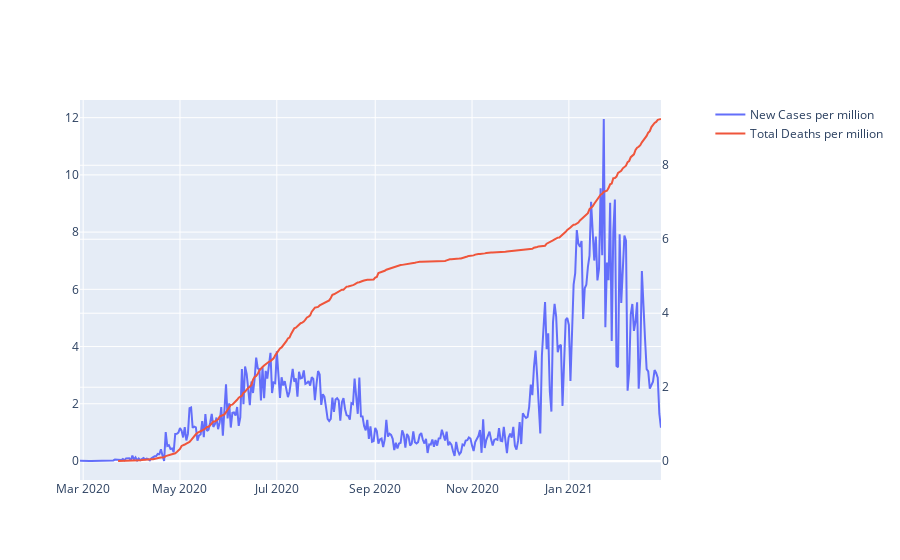

This figure's notebook cell:
### Markdown cell above
### Multiple Axes

### Code cell
fig =  make_subplots(specs=[[{"secondary_y": True}]])
fig.add_trace(go.Scatter(x=test_df['date'], y=test_df['new_cases_per_million'], mode='lines', 
                         name='New Cases per million'), secondary_y=False,)
# fig.update_xaxes(type="log")
fig.add_trace(go.Scatter(x=test_df['date'], y=test_df['total_deaths_per_million'], mode='lines', 
                         name='Total Deaths per million'), secondary_y=True)

### Figure 1 — Plotly figure (JSON) as saved in the notebook; plotly's stock layout.template omitted (floating-point values rounded to 4 significant figures; data arrays with more than 128 entries replaced by an {"elided": "..."} marker saying what was removed)
{"data": [{"mode": "lines", "name": "New Cases per million", "type": "scatter", "x": {"elided": "367 str values"}, "xaxis": "x", "y": {"elided": "367 float values"}, "yaxis": "y"}, {"mode": "lines", "name": "Total Deaths per million", "type": "scatter", "x": {"elided": "367 str values"}, "xaxis": "x", "y": {"elided": "367 float values"}, "yaxis": "y2"}], "layout": {"xaxis": {"anchor": "y", "domain": [0, 0.94]}, "yaxis": {"anchor": "x", "domain": [0, 1]}, "yaxis2": {"anchor": "x", "overlaying": "y", "side": "right"}}}
